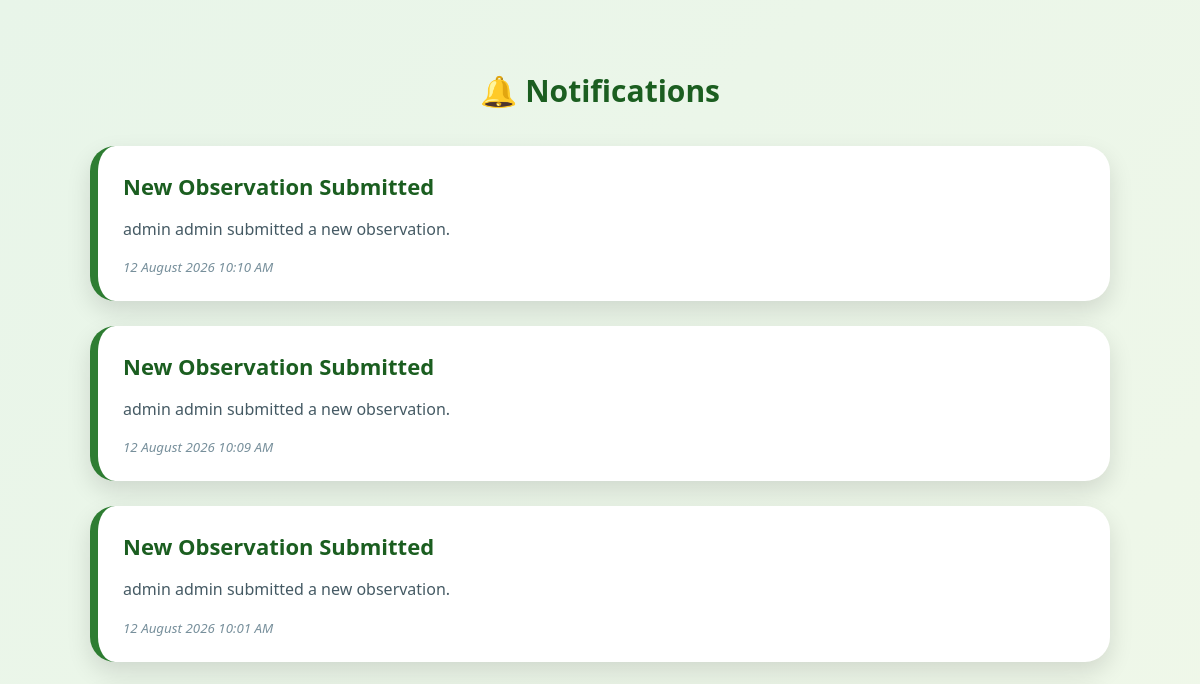
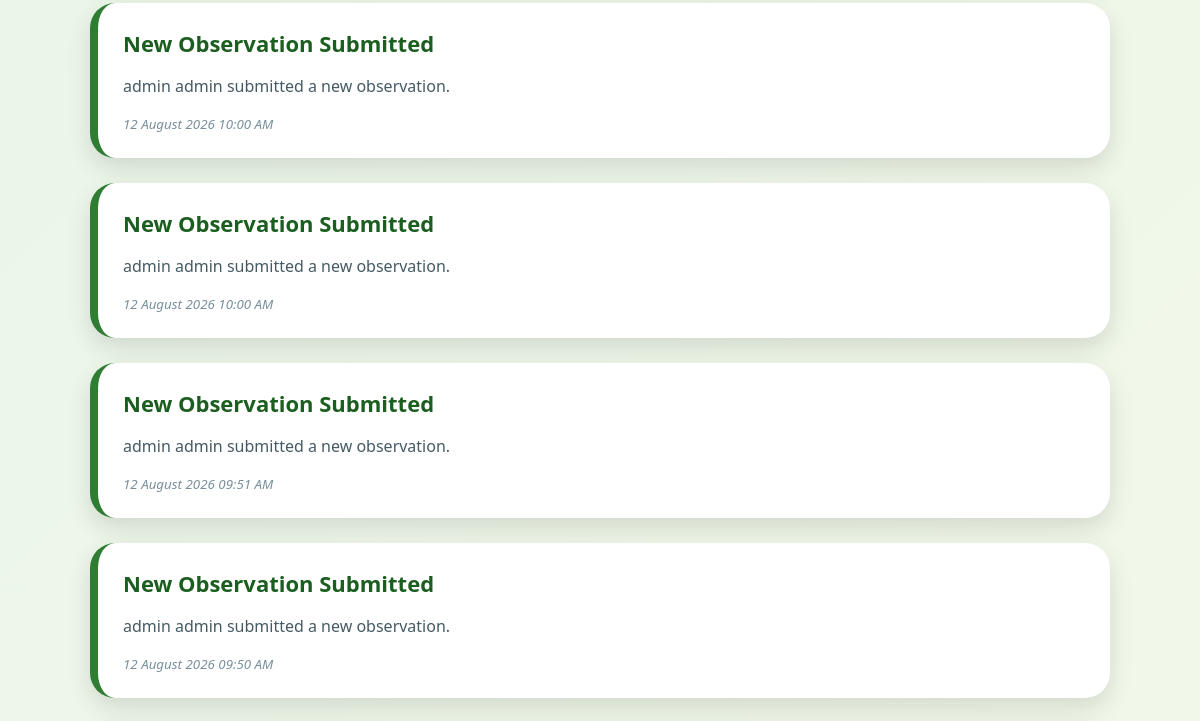
Before: /notifications (signed in, upper part) with the older database file (2 pictures, top to bottom).
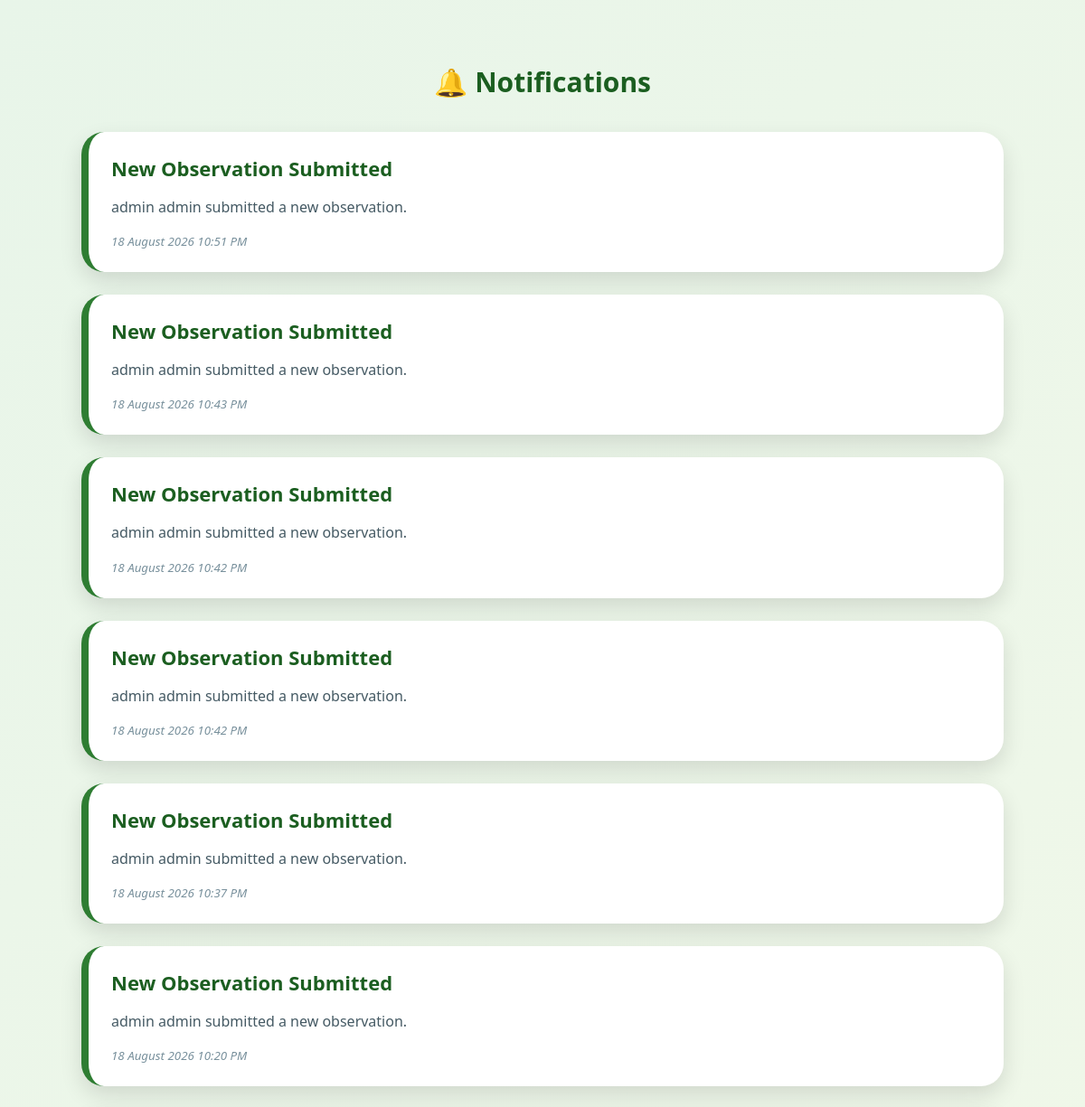
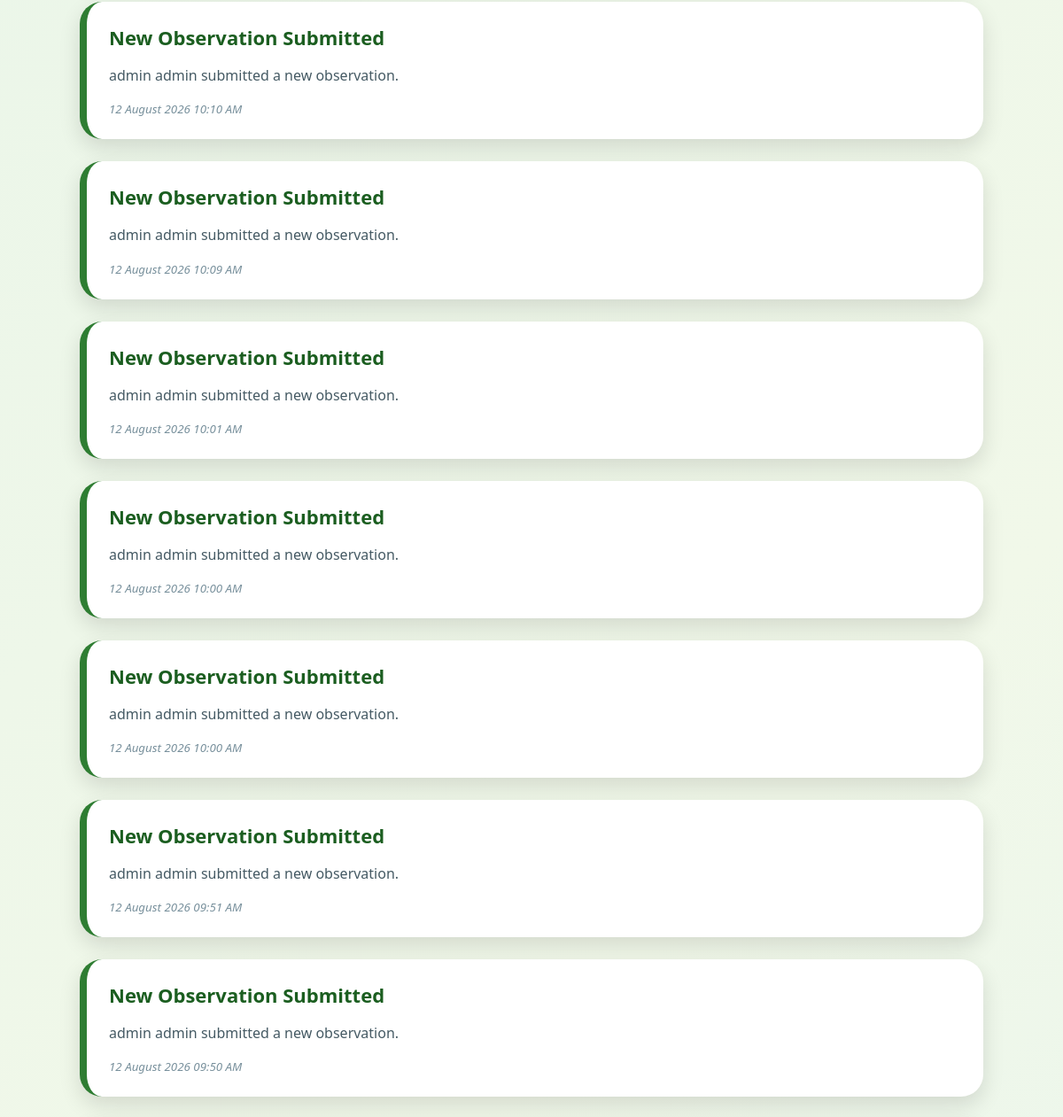
After: the same page with the newer database file (2 pictures, top to bottom).
### models.py (models this page shows)
class Notification(db.Model):
    __tablename__ = "notification"
    id = db.Column(db.Integer, primary_key=True)
    user_id = db.Column(db.Integer, db.ForeignKey("details.id"), nullable=True)
    role = db.Column(db.String(30), nullable=False)
    title = db.Column(db.String(150), nullable=False)
    message = db.Column(db.Text, nullable=False)
    notification_type = db.Column( db.String(20), default="Info")
    is_read = db.Column(db.Boolean, default=False)
    created_at = db.Column( db.DateTime, default=lambda: datetime.now(timezone.utc))

### app.py (the view)
@app.route("/notifications")
@login_required
def notifications():
    notifications = Notification.query.filter((Notification.role == session["role"]) |(Notification.user_id == session["user_id"]) ).order_by(Notification.created_at.desc()).all()
    return render_template("notifications.html", notifications=notifications)

### app.py (called while the page is built)
def login_required(f):
    @wraps(f)
    def decorated_function(*args, **kwargs):
        if 'user_id' not in session:
            return redirect(url_for('login'))
        return f(*args, **kwargs)
    return decorated_function

### templates/notifications.html (shortened to what this page needs)
{% extends "base.html" %}
{% block css %}
<link rel="stylesheet" href="{{ url_for('static', filename='adminstyle.css') }}">
{% endblock %}
{% block content %}
<div class="notification-container">
<h2>🔔 Notifications</h2>
{% if notifications %}
{% for n in notifications %}
<div class="notification-card">
<h5>{{ n.title }}</h5>
<p>
{{ n.message }}
</p>
<small>
{{ n.created_at.strftime('%d %B %Y %I:%M %p') }}
</small>
</div>
{% endfor %}
{% else %}
<div class="alert">
No notifications available.
</div>
{% endif %}
</div>
{% endblock %}

Changed rows visible on the page:
added Notification: title "New Observation Submitted", message "admin admin submitted a new observation.", created_at "18 August 2026 10:51 PM"
added Notification: title "New Observation Submitted", message "admin admin submitted a new observation.", created_at "18 August 2026 10:43 PM"
added Notification: title "New Observation Submitted", message "admin admin submitted a new observation.", created_at "18 August 2026 10:42 PM"
added Notification: title "New Observation Submitted", message "admin admin submitted a new observation.", created_at "18 August 2026 10:42 PM"
added Notification: title "New Observation Submitted", message "admin admin submitted a new observation.", created_at "18 August 2026 10:37 PM"
added Notification: title "New Observation Submitted", message "admin admin submitted a new observation.", created_at "18 August 2026 10:20 PM"
